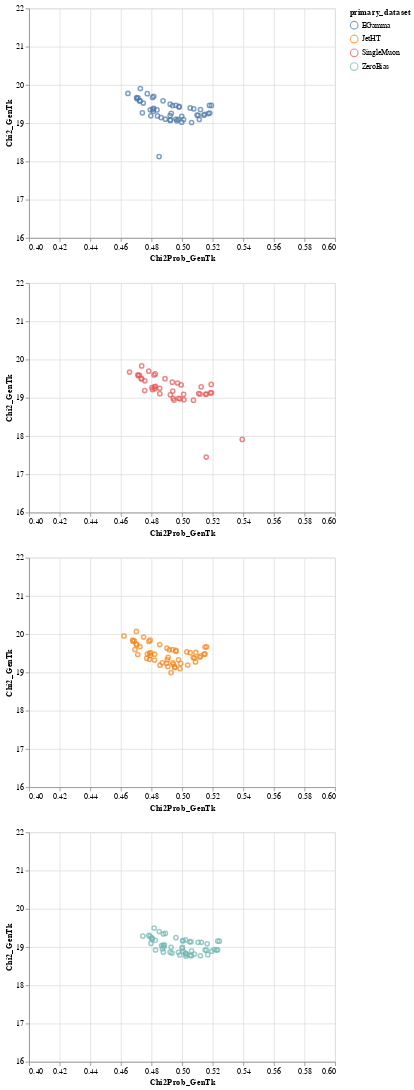

Write notebook code for a chart like this one.
### Code cell
EGamma & SingleMuon & JetHT & ZeroBias

### Figure 1 — Vega-Lite specification as saved in the notebook (floating-point values rounded to 4 significant figures)
{"config": {"view": {"continuousWidth": 400, "continuousHeight": 300}}, "vconcat": [{"data": {"name": "data-5d963272d3f2c76139d0565d8ebf3dfb"}, "mark": {"type": "point", "clip": true}, "encoding": {"color": {"condition": {"type": "nominal", "field": "primary_dataset", "selection": {"or": [{"or": [{"or": ["selector001", "selector002"]}, "selector003"]}, "selector004"]}}, "value": "lightgray"}, "x": {"type": "quantitative", "field": "Chi2Prob_GenTk", "scale": {"domain": [0.4, 0.6]}}, "y": {"type": "quantitative", "field": "Chi2_GenTk", "scale": {"domain": [16, 22]}}}, "selection": {"selector001": {"type": "interval"}}}, {"data": {"name": "data-16d6caf09aa50f6680aee0ecb0e9ac4c"}, "mark": {"type": "point", "clip": true}, "encoding": {"color": {"condition": {"type": "nominal", "field": "primary_dataset", "selection": {"or": [{"or": [{"or": ["selector001", "selector002"]}, "selector003"]}, "selector004"]}}, "value": "lightgray"}, "x": {"type": "quantitative", "field": "Chi2Prob_GenTk", "scale": {"domain": [0.4, 0.6]}}, "y": {"type": "quantitative", "field": "Chi2_GenTk", "scale": {"domain": [16, 22]}}}, "selection": {"selector002": {"type": "interval"}}}, {"data": {"name": "data-3ca80a392ff083520b9810a143af2392"}, "mark": {"type": "point", "clip": true}, "encoding": {"color": {"condition": {"type": "nominal", "field": "primary_dataset", "selection": {"or": [{"or": [{"or": ["selector001", "selector002"]}, "selector003"]}, "selector004"]}}, "value": "lightgray"}, "x": {"type": "quantitative", "field": "Chi2Prob_GenTk", "scale": {"domain": [0.4, 0.6]}}, "y": {"type": "quantitative", "field": "Chi2_GenTk", "scale": {"domain": [16, 22]}}}, "selection": {"selector003": {"type": "interval"}}}, {"data": {"name": "data-98f88aa3bfee0b801473d9fe79a4523a"}, "mark": {"type": "point", "clip": true}, "encoding": {"color": {"condition": {"type": "nominal", "field": "primary_dataset", "selection": {"or": [{"or": [{"or": ["selector001", "selector002"]}, "selector003"]}, "selector004"]}}, "value": "lightgray"}, "x": {"type": "quantitative", "field": "Chi2Prob_GenTk", "scale": {"domain": [0.4, 0.6]}}, "y": {"type": "quantitative", "field": "Chi2_GenTk", "scale": {"domain": [16, 22]}}}, "selection": {"selector004": {"type": "interval"}}}], "$schema": "https://vega.github.io/schema/vega-lite/v4.8.1.json", "datasets": {"data-5d963272d3f2c76139d0565d8ebf3dfb": [{"primary_dataset": "EGamma", "run_id": 1, "Chi2Prob_GenTk": 0.4925, "Chi2_GenTk": 19.08}, {"primary_dataset": "EGamma", "run_id": 2, "Chi2Prob_GenTk": 0.4863, "Chi2_GenTk": 19.15}, {"primary_dataset": "EGamma", "run_id": 3, "Chi2Prob_GenTk": 0.4998, "Chi2_GenTk": 19.03}, {"primary_dataset": "EGamma", "run_id": 4, "Chi2Prob_GenTk": 0.4891, "Chi2_GenTk": 19.1}, {"primary_dataset": "EGamma", "run_id": 5, "Chi2Prob_GenTk": 0.4839, "Chi2_GenTk": 19.19}, {"primary_dataset": "EGamma", "run_id": 6, "Chi2Prob_GenTk": 0.4796, "Chi2_GenTk": 19.19}, {"primary_dataset": "EGamma", "run_id": 7, "Chi2Prob_GenTk": 0.474, "Chi2_GenTk": 19.27}, {"primary_dataset": "EGamma", "run_id": 8, "Chi2Prob_GenTk": 0.4966, "Chi2_GenTk": 19.06}, {"primary_dataset": "EGamma", "run_id": 9, "Chi2Prob_GenTk": 0.4974, "Chi2_GenTk": 19.1}, {"primary_dataset": "EGamma", "run_id": 10, "Chi2Prob_GenTk": 0.5062, "Chi2_GenTk": 19.02}, {"primary_dataset": "EGamma", "run_id": 11, "Chi2Prob_GenTk": 0.4922, "Chi2_GenTk": 19.07}, {"primary_dataset": "EGamma", "run_id": 12, "Chi2Prob_GenTk": 0.4836, "Chi2_GenTk": 19.35}, {"primary_dataset": "EGamma", "run_id": 13, "Chi2Prob_GenTk": 0.5105, "Chi2_GenTk": 19.21}, {"primary_dataset": "EGamma", "run_id": 14, "Chi2Prob_GenTk": 0.5147, "Chi2_GenTk": 19.23}, {"primary_dataset": "EGamma", "run_id": 15, "Chi2Prob_GenTk": 0.4646, "Chi2_GenTk": 19.78}, {"primary_dataset": "EGamma", "run_id": 16, "Chi2Prob_GenTk": 0.4726, "Chi2_GenTk": 19.58}, {"primary_dataset": "EGamma", "run_id": 17, "Chi2Prob_GenTk": 0.4792, "Chi2_GenTk": 19.35}, {"primary_dataset": "EGamma", "run_id": 18, "Chi2Prob_GenTk": 0.501, "Chi2_GenTk": 19.09}, {"primary_dataset": "EGamma", "run_id": 19, "Chi2Prob_GenTk": 0.4722, "Chi2_GenTk": 19.59}, {"primary_dataset": "EGamma", "run_id": 20, "Chi2Prob_GenTk": 0.4703, "Chi2_GenTk": 19.67}, {"primary_dataset": "EGamma", "run_id": 21, "Chi2Prob_GenTk": 0.4712, "Chi2_GenTk": 19.66}, {"primary_dataset": "EGamma", "run_id": 22, "Chi2Prob_GenTk": 0.4815, "Chi2_GenTk": 19.38}, {"primary_dataset": "EGamma", "run_id": 23, "Chi2Prob_GenTk": 0.4705, "Chi2_GenTk": 19.64}, {"primary_dataset": "EGamma", "run_id": 24, "Chi2Prob_GenTk": 0.4746, "Chi2_GenTk": 19.53}, {"primary_dataset": "EGamma", "run_id": 25, "Chi2Prob_GenTk": 0.4808, "Chi2_GenTk": 19.37}, {"primary_dataset": "EGamma", "run_id": 26, "Chi2Prob_GenTk": 0.4811, "Chi2_GenTk": 19.31}, {"primary_dataset": "EGamma", "run_id": 27, "Chi2Prob_GenTk": 0.496, "Chi2_GenTk": 19.11}, {"primary_dataset": "EGamma", "run_id": 28, "Chi2Prob_GenTk": 0.5112, "Chi2_GenTk": 19.1}, {"primary_dataset": "EGamma", "run_id": 29, "Chi2Prob_GenTk": 0.5172, "Chi2_GenTk": 19.25}, {"primary_dataset": "EGamma", "run_id": 30, "Chi2Prob_GenTk": 0.5181, "Chi2_GenTk": 19.26}, {"primary_dataset": "EGamma", "run_id": 31, "Chi2Prob_GenTk": 0.4922, "Chi2_GenTk": 19.2}, {"primary_dataset": "EGamma", "run_id": 32, "Chi2Prob_GenTk": 0.5142, "Chi2_GenTk": 19.21}, {"primary_dataset": "EGamma", "run_id": 33, "Chi2Prob_GenTk": 0.4929, "Chi2_GenTk": 19.26}, {"primary_dataset": "EGamma", "run_id": 34, "Chi2Prob_GenTk": 0.4998, "Chi2_GenTk": 19.18}, {"primary_dataset": "EGamma", "run_id": 35, "Chi2Prob_GenTk": 0.5098, "Chi2_GenTk": 19.21}, {"primary_dataset": "EGamma", "run_id": 36, "Chi2Prob_GenTk": 0.5179, "Chi2_GenTk": 19.46}, {"primary_dataset": "EGamma", "run_id": 37, "Chi2Prob_GenTk": 0.4922, "Chi2_GenTk": 19.5}, {"primary_dataset": "EGamma", "run_id": 38, "Chi2Prob_GenTk": 0.4876, "Chi2_GenTk": 19.58}, {"primary_dataset": "EGamma", "run_id": 39, "Chi2Prob_GenTk": 0.4727, "Chi2_GenTk": 19.91}, {"primary_dataset": "EGamma", "run_id": 40, "Chi2Prob_GenTk": 0.4773, "Chi2_GenTk": 19.77}, {"primary_dataset": "EGamma", "run_id": 41, "Chi2Prob_GenTk": 0.4807, "Chi2_GenTk": 19.67}, {"primary_dataset": "EGamma", "run_id": 42, "Chi2Prob_GenTk": 0.4815, "Chi2_GenTk": 19.7}, {"primary_dataset": "EGamma", "run_id": 43, "Chi2Prob_GenTk": 0.496, "Chi2_GenTk": 19.47}, {"primary_dataset": "EGamma", "run_id": 44, "Chi2Prob_GenTk": 0.5053, "Chi2_GenTk": 19.4}, {"primary_dataset": "EGamma", "run_id": 45, "Chi2Prob_GenTk": 0.485, "Chi2_GenTk": 18.13}, {"primary_dataset": "EGamma", "run_id": 46, "Chi2Prob_GenTk": 0.5192, "Chi2_GenTk": 19.46}, {"primary_dataset": "EGamma", "run_id": 47, "Chi2Prob_GenTk": 0.4938, "Chi2_GenTk": 19.46}, {"primary_dataset": "EGamma", "run_id": 48, "Chi2Prob_GenTk": 0.5076, "Chi2_GenTk": 19.38}, {"primary_dataset": "EGamma", "run_id": 49, "Chi2Prob_GenTk": 0.498, "Chi2_GenTk": 19.44}, {"primary_dataset": "EGamma", "run_id": 50, "Chi2Prob_GenTk": 0.4981, "Chi2_GenTk": 19.42}, {"primary_dataset": "EGamma", "run_id": 51, "Chi2Prob_GenTk": 0.512, "Chi2_GenTk": 19.36}], "data-16d6caf09aa50f6680aee0ecb0e9ac4c": [{"primary_dataset": "SingleMuon", "run_id": 1, "Chi2Prob_GenTk": 0.4947, "Chi2_GenTk": 18.94}, {"primary_dataset": "SingleMuon", "run_id": 3, "Chi2Prob_GenTk": 0.5012, "Chi2_GenTk": 18.95}, {"primary_dataset": "SingleMuon", "run_id": 5, "Chi2Prob_GenTk": 0.4854, "Chi2_GenTk": 19.11}, {"primary_dataset": "SingleMuon", "run_id": 7, "Chi2Prob_GenTk": 0.4755, "Chi2_GenTk": 19.19}, {"primary_dataset": "SingleMuon", "run_id": 8, "Chi2Prob_GenTk": 0.4978, "Chi2_GenTk": 18.99}, {"primary_dataset": "SingleMuon", "run_id": 9, "Chi2Prob_GenTk": 0.4986, "Chi2_GenTk": 18.97}, {"primary_dataset": "SingleMuon", "run_id": 10, "Chi2Prob_GenTk": 0.5074, "Chi2_GenTk": 18.94}, {"primary_dataset": "SingleMuon", "run_id": 11, "Chi2Prob_GenTk": 0.4942, "Chi2_GenTk": 18.99}, {"primary_dataset": "SingleMuon", "run_id": 12, "Chi2Prob_GenTk": 0.4854, "Chi2_GenTk": 19.25}, {"primary_dataset": "SingleMuon", "run_id": 13, "Chi2Prob_GenTk": 0.5117, "Chi2_GenTk": 19.1}, {"primary_dataset": "SingleMuon", "run_id": 14, "Chi2Prob_GenTk": 0.5159, "Chi2_GenTk": 19.1}, {"primary_dataset": "SingleMuon", "run_id": 15, "Chi2Prob_GenTk": 0.4657, "Chi2_GenTk": 19.67}, {"primary_dataset": "SingleMuon", "run_id": 16, "Chi2Prob_GenTk": 0.4736, "Chi2_GenTk": 19.49}, {"primary_dataset": "SingleMuon", "run_id": 17, "Chi2Prob_GenTk": 0.4803, "Chi2_GenTk": 19.27}, {"primary_dataset": "SingleMuon", "run_id": 19, "Chi2Prob_GenTk": 0.4732, "Chi2_GenTk": 19.51}, {"primary_dataset": "SingleMuon", "run_id": 20, "Chi2Prob_GenTk": 0.4712, "Chi2_GenTk": 19.6}, {"primary_dataset": "SingleMuon", "run_id": 21, "Chi2Prob_GenTk": 0.4722, "Chi2_GenTk": 19.59}, {"primary_dataset": "SingleMuon", "run_id": 22, "Chi2Prob_GenTk": 0.4826, "Chi2_GenTk": 19.3}, {"primary_dataset": "SingleMuon", "run_id": 23, "Chi2Prob_GenTk": 0.4713, "Chi2_GenTk": 19.58}, {"primary_dataset": "SingleMuon", "run_id": 24, "Chi2Prob_GenTk": 0.4757, "Chi2_GenTk": 19.45}, {"primary_dataset": "SingleMuon", "run_id": 25, "Chi2Prob_GenTk": 0.4819, "Chi2_GenTk": 19.29}, {"primary_dataset": "SingleMuon", "run_id": 26, "Chi2Prob_GenTk": 0.4822, "Chi2_GenTk": 19.24}, {"primary_dataset": "SingleMuon", "run_id": 29, "Chi2Prob_GenTk": 0.5185, "Chi2_GenTk": 19.13}, {"primary_dataset": "SingleMuon", "run_id": 30, "Chi2Prob_GenTk": 0.5192, "Chi2_GenTk": 19.13}, {"primary_dataset": "SingleMuon", "run_id": 32, "Chi2Prob_GenTk": 0.5154, "Chi2_GenTk": 19.09}, {"primary_dataset": "SingleMuon", "run_id": 33, "Chi2Prob_GenTk": 0.4939, "Chi2_GenTk": 19.18}, {"primary_dataset": "SingleMuon", "run_id": 34, "Chi2Prob_GenTk": 0.501, "Chi2_GenTk": 19.09}, {"primary_dataset": "SingleMuon", "run_id": 35, "Chi2Prob_GenTk": 0.5109, "Chi2_GenTk": 19.11}, {"primary_dataset": "SingleMuon", "run_id": 36, "Chi2Prob_GenTk": 0.519, "Chi2_GenTk": 19.35}, {"primary_dataset": "SingleMuon", "run_id": 37, "Chi2Prob_GenTk": 0.4936, "Chi2_GenTk": 19.41}, {"primary_dataset": "SingleMuon", "run_id": 38, "Chi2Prob_GenTk": 0.4888, "Chi2_GenTk": 19.5}, {"primary_dataset": "SingleMuon", "run_id": 39, "Chi2Prob_GenTk": 0.4736, "Chi2_GenTk": 19.83}, {"primary_dataset": "SingleMuon", "run_id": 40, "Chi2Prob_GenTk": 0.4782, "Chi2_GenTk": 19.7}, {"primary_dataset": "SingleMuon", "run_id": 41, "Chi2Prob_GenTk": 0.4816, "Chi2_GenTk": 19.6}, {"primary_dataset": "SingleMuon", "run_id": 42, "Chi2Prob_GenTk": 0.4825, "Chi2_GenTk": 19.62}, {"primary_dataset": "SingleMuon", "run_id": 43, "Chi2Prob_GenTk": 0.4971, "Chi2_GenTk": 19.39}, {"primary_dataset": "SingleMuon", "run_id": 45, "Chi2Prob_GenTk": 0.5393, "Chi2_GenTk": 17.91}, {"primary_dataset": "SingleMuon", "run_id": 50, "Chi2Prob_GenTk": 0.4994, "Chi2_GenTk": 19.34}, {"primary_dataset": "SingleMuon", "run_id": 51, "Chi2Prob_GenTk": 0.5125, "Chi2_GenTk": 19.29}, {"primary_dataset": "SingleMuon", "run_id": 52, "Chi2Prob_GenTk": 0.4923, "Chi2_GenTk": 19.08}, {"primary_dataset": "SingleMuon", "run_id": 55, "Chi2Prob_GenTk": 0.4807, "Chi2_GenTk": 19.22}, {"primary_dataset": "SingleMuon", "run_id": 56, "Chi2Prob_GenTk": 0.5158, "Chi2_GenTk": 17.45}], "data-3ca80a392ff083520b9810a143af2392": [{"primary_dataset": "JetHT", "run_id": 1, "Chi2Prob_GenTk": 0.4928, "Chi2_GenTk": 19.0}, {"primary_dataset": "JetHT", "run_id": 2, "Chi2Prob_GenTk": 0.4856, "Chi2_GenTk": 19.19}, {"primary_dataset": "JetHT", "run_id": 3, "Chi2Prob_GenTk": 0.4986, "Chi2_GenTk": 19.1}, {"primary_dataset": "JetHT", "run_id": 4, "Chi2Prob_GenTk": 0.487, "Chi2_GenTk": 19.25}, {"primary_dataset": "JetHT", "run_id": 5, "Chi2Prob_GenTk": 0.482, "Chi2_GenTk": 19.32}, {"primary_dataset": "JetHT", "run_id": 6, "Chi2Prob_GenTk": 0.4769, "Chi2_GenTk": 19.37}, {"primary_dataset": "JetHT", "run_id": 7, "Chi2Prob_GenTk": 0.471, "Chi2_GenTk": 19.47}, {"primary_dataset": "JetHT", "run_id": 8, "Chi2Prob_GenTk": 0.4944, "Chi2_GenTk": 19.21}, {"primary_dataset": "JetHT", "run_id": 9, "Chi2Prob_GenTk": 0.4952, "Chi2_GenTk": 19.14}, {"primary_dataset": "JetHT", "run_id": 10, "Chi2Prob_GenTk": 0.5037, "Chi2_GenTk": 19.19}, {"primary_dataset": "JetHT", "run_id": 11, "Chi2Prob_GenTk": 0.4899, "Chi2_GenTk": 19.24}, {"primary_dataset": "JetHT", "run_id": 12, "Chi2Prob_GenTk": 0.482, "Chi2_GenTk": 19.48}, {"primary_dataset": "JetHT", "run_id": 13, "Chi2Prob_GenTk": 0.5082, "Chi2_GenTk": 19.38}, {"primary_dataset": "JetHT", "run_id": 14, "Chi2Prob_GenTk": 0.5122, "Chi2_GenTk": 19.43}, {"primary_dataset": "JetHT", "run_id": 15, "Chi2Prob_GenTk": 0.462, "Chi2_GenTk": 19.95}, {"primary_dataset": "JetHT", "run_id": 16, "Chi2Prob_GenTk": 0.4704, "Chi2_GenTk": 19.73}, {"primary_dataset": "JetHT", "run_id": 17, "Chi2Prob_GenTk": 0.4774, "Chi2_GenTk": 19.48}, {"primary_dataset": "JetHT", "run_id": 18, "Chi2Prob_GenTk": 0.4991, "Chi2_GenTk": 19.24}, {"primary_dataset": "JetHT", "run_id": 19, "Chi2Prob_GenTk": 0.4699, "Chi2_GenTk": 19.74}, {"primary_dataset": "JetHT", "run_id": 20, "Chi2Prob_GenTk": 0.4677, "Chi2_GenTk": 19.85}, {"primary_dataset": "JetHT", "run_id": 21, "Chi2Prob_GenTk": 0.4687, "Chi2_GenTk": 19.82}, {"primary_dataset": "JetHT", "run_id": 22, "Chi2Prob_GenTk": 0.4795, "Chi2_GenTk": 19.52}, {"primary_dataset": "JetHT", "run_id": 23, "Chi2Prob_GenTk": 0.468, "Chi2_GenTk": 19.82}, {"primary_dataset": "JetHT", "run_id": 24, "Chi2Prob_GenTk": 0.4724, "Chi2_GenTk": 19.67}, {"primary_dataset": "JetHT", "run_id": 25, "Chi2Prob_GenTk": 0.4788, "Chi2_GenTk": 19.51}, {"primary_dataset": "JetHT", "run_id": 26, "Chi2Prob_GenTk": 0.4792, "Chi2_GenTk": 19.44}, {"primary_dataset": "JetHT", "run_id": 27, "Chi2Prob_GenTk": 0.494, "Chi2_GenTk": 19.25}, {"primary_dataset": "JetHT", "run_id": 28, "Chi2Prob_GenTk": 0.5088, "Chi2_GenTk": 19.27}, {"primary_dataset": "JetHT", "run_id": 29, "Chi2Prob_GenTk": 0.5143, "Chi2_GenTk": 19.48}, {"primary_dataset": "JetHT", "run_id": 30, "Chi2Prob_GenTk": 0.515, "Chi2_GenTk": 19.48}, {"primary_dataset": "JetHT", "run_id": 31, "Chi2Prob_GenTk": 0.4904, "Chi2_GenTk": 19.33}, {"primary_dataset": "JetHT", "run_id": 32, "Chi2Prob_GenTk": 0.5115, "Chi2_GenTk": 19.4}, {"primary_dataset": "JetHT", "run_id": 33, "Chi2Prob_GenTk": 0.4909, "Chi2_GenTk": 19.39}, {"primary_dataset": "JetHT", "run_id": 34, "Chi2Prob_GenTk": 0.4977, "Chi2_GenTk": 19.33}, {"primary_dataset": "JetHT", "run_id": 35, "Chi2Prob_GenTk": 0.5073, "Chi2_GenTk": 19.39}, {"primary_dataset": "JetHT", "run_id": 36, "Chi2Prob_GenTk": 0.515, "Chi2_GenTk": 19.66}, {"primary_dataset": "JetHT", "run_id": 37, "Chi2Prob_GenTk": 0.4902, "Chi2_GenTk": 19.63}, {"primary_dataset": "JetHT", "run_id": 38, "Chi2Prob_GenTk": 0.4853, "Chi2_GenTk": 19.73}, {"primary_dataset": "JetHT", "run_id": 39, "Chi2Prob_GenTk": 0.4701, "Chi2_GenTk": 20.07}, {"primary_dataset": "JetHT", "run_id": 40, "Chi2Prob_GenTk": 0.4749, "Chi2_GenTk": 19.93}, {"primary_dataset": "JetHT", "run_id": 41, "Chi2Prob_GenTk": 0.4784, "Chi2_GenTk": 19.81}, {"primary_dataset": "JetHT", "run_id": 42, "Chi2Prob_GenTk": 0.4791, "Chi2_GenTk": 19.84}, {"primary_dataset": "JetHT", "run_id": 43, "Chi2Prob_GenTk": 0.4939, "Chi2_GenTk": 19.6}, {"primary_dataset": "JetHT", "run_id": 44, "Chi2Prob_GenTk": 0.5031, "Chi2_GenTk": 19.54}, {"primary_dataset": "JetHT", "run_id": 45, "Chi2Prob_GenTk": 0.0, "Chi2_GenTk": 0.0}, {"primary_dataset": "JetHT", "run_id": 46, "Chi2Prob_GenTk": 0.5161, "Chi2_GenTk": 19.67}, {"primary_dataset": "JetHT", "run_id": 47, "Chi2Prob_GenTk": 0.4917, "Chi2_GenTk": 19.59}, {"primary_dataset": "JetHT", "run_id": 48, "Chi2Prob_GenTk": 0.5053, "Chi2_GenTk": 19.52}, {"primary_dataset": "JetHT", "run_id": 49, "Chi2Prob_GenTk": 0.496, "Chi2_GenTk": 19.57}, {"primary_dataset": "JetHT", "run_id": 50, "Chi2Prob_GenTk": 0.496, "Chi2_GenTk": 19.55}, {"primary_dataset": "JetHT", "run_id": 51, "Chi2Prob_GenTk": 0.509, "Chi2_GenTk": 19.52}, {"primary_dataset": "JetHT", "run_id": 52, "Chi2Prob_GenTk": 0.4907, "Chi2_GenTk": 19.16}, {"primary_dataset": "JetHT", "run_id": 53, "Chi2Prob_GenTk": 0.4953, "Chi2_GenTk": 19.13}, {"primary_dataset": "JetHT", "run_id": 54, "Chi2Prob_GenTk": 0.4692, "Chi2_GenTk": 19.6}, {"primary_dataset": "JetHT", "run_id": 55, "Chi2Prob_GenTk": 0.4787, "Chi2_GenTk": 19.34}], "data-98f88aa3bfee0b801473d9fe79a4523a": [{"primary_dataset": "ZeroBias", "run_id": 1, "Chi2Prob_GenTk": 0.5002, "Chi2_GenTk": 18.99}, {"primary_dataset": "ZeroBias", "run_id": 2, "Chi2Prob_GenTk": 0.4934, "Chi2_GenTk": 18.84}, {"primary_dataset": "ZeroBias", "run_id": 3, "Chi2Prob_GenTk": 0.5061, "Chi2_GenTk": 18.77}, {"primary_dataset": "ZeroBias", "run_id": 4, "Chi2Prob_GenTk": 0.4985, "Chi2_GenTk": 18.79}, {"primary_dataset": "ZeroBias", "run_id": 5, "Chi2Prob_GenTk": 0.4922, "Chi2_GenTk": 18.87}, {"primary_dataset": "ZeroBias", "run_id": 6, "Chi2Prob_GenTk": 0.4878, "Chi2_GenTk": 18.86}, {"primary_dataset": "ZeroBias", "run_id": 7, "Chi2Prob_GenTk": 0.4827, "Chi2_GenTk": 18.92}, {"primary_dataset": "ZeroBias", "run_id": 8, "Chi2Prob_GenTk": 0.5052, "Chi2_GenTk": 18.78}, {"primary_dataset": "ZeroBias", "run_id": 9, "Chi2Prob_GenTk": 0.5032, "Chi2_GenTk": 18.8}, {"primary_dataset": "ZeroBias", "run_id": 10, "Chi2Prob_GenTk": 0.512, "Chi2_GenTk": 18.77}, {"primary_dataset": "ZeroBias", "run_id": 11, "Chi2Prob_GenTk": 0.5024, "Chi2_GenTk": 18.77}, {"primary_dataset": "ZeroBias", "run_id": 12, "Chi2Prob_GenTk": 0.4929, "Chi2_GenTk": 18.99}, {"primary_dataset": "ZeroBias", "run_id": 13, "Chi2Prob_GenTk": 0.516, "Chi2_GenTk": 18.92}, {"primary_dataset": "ZeroBias", "run_id": 14, "Chi2Prob_GenTk": 0.521, "Chi2_GenTk": 18.94}, {"primary_dataset": "ZeroBias", "run_id": 15, "Chi2Prob_GenTk": 0.4744, "Chi2_GenTk": 19.29}, {"primary_dataset": "ZeroBias", "run_id": 16, "Chi2Prob_GenTk": 0.4802, "Chi2_GenTk": 19.24}, {"primary_dataset": "ZeroBias", "run_id": 17, "Chi2Prob_GenTk": 0.4866, "Chi2_GenTk": 19.04}, {"primary_dataset": "ZeroBias", "run_id": 18, "Chi2Prob_GenTk": 0.508, "Chi2_GenTk": 18.82}, {"primary_dataset": "ZeroBias", "run_id": 19, "Chi2Prob_GenTk": 0.4803, "Chi2_GenTk": 19.21}, {"primary_dataset": "ZeroBias", "run_id": 20, "Chi2Prob_GenTk": 0.4792, "Chi2_GenTk": 19.28}, {"primary_dataset": "ZeroBias", "run_id": 21, "Chi2Prob_GenTk": 0.4783, "Chi2_GenTk": 19.3}, {"primary_dataset": "ZeroBias", "run_id": 22, "Chi2Prob_GenTk": 0.4885, "Chi2_GenTk": 19.05}, {"primary_dataset": "ZeroBias", "run_id": 23, "Chi2Prob_GenTk": 0.4805, "Chi2_GenTk": 19.22}, {"primary_dataset": "ZeroBias", "run_id": 24, "Chi2Prob_GenTk": 0.4824, "Chi2_GenTk": 19.18}, {"primary_dataset": "ZeroBias", "run_id": 25, "Chi2Prob_GenTk": 0.4877, "Chi2_GenTk": 19.05}, {"primary_dataset": "ZeroBias", "run_id": 26, "Chi2Prob_GenTk": 0.488, "Chi2_GenTk": 19.0}, {"primary_dataset": "ZeroBias", "run_id": 27, "Chi2Prob_GenTk": 0.5024, "Chi2_GenTk": 18.83}, {"primary_dataset": "ZeroBias", "run_id": 28, "Chi2Prob_GenTk": 0.5168, "Chi2_GenTk": 18.8}, {"primary_dataset": "ZeroBias", "run_id": 29, "Chi2Prob_GenTk": 0.5224, "Chi2_GenTk": 18.93}, {"primary_dataset": "ZeroBias", "run_id": 30, "Chi2Prob_GenTk": 0.5232, "Chi2_GenTk": 18.93}, {"primary_dataset": "ZeroBias", "run_id": 31, "Chi2Prob_GenTk": 0.5007, "Chi2_GenTk": 18.89}, {"primary_dataset": "ZeroBias", "run_id": 32, "Chi2Prob_GenTk": 0.5194, "Chi2_GenTk": 18.89}, {"primary_dataset": "ZeroBias", "run_id": 33, "Chi2Prob_GenTk": 0.5, "Chi2_GenTk": 18.97}, {"primary_dataset": "ZeroBias", "run_id": 34, "Chi2Prob_GenTk": 0.5062, "Chi2_GenTk": 18.9}, {"primary_dataset": "ZeroBias", "run_id": 35, "Chi2Prob_GenTk": 0.5151, "Chi2_GenTk": 18.92}, {"primary_dataset": "ZeroBias", "run_id": 36, "Chi2Prob_GenTk": 0.5233, "Chi2_GenTk": 19.16}, {"primary_dataset": "ZeroBias", "run_id": 37, "Chi2Prob_GenTk": 0.5005, "Chi2_GenTk": 19.17}, {"primary_dataset": "ZeroBias", "run_id": 38, "Chi2Prob_GenTk": 0.496, "Chi2_GenTk": 19.25}, {"primary_dataset": "ZeroBias", "run_id": 39, "Chi2Prob_GenTk": 0.4818, "Chi2_GenTk": 19.5}, {"primary_dataset": "ZeroBias", "run_id": 40, "Chi2Prob_GenTk": 0.4851, "Chi2_GenTk": 19.41}, {"primary_dataset": "ZeroBias", "run_id": 41, "Chi2Prob_GenTk": 0.4878, "Chi2_GenTk": 19.34}, {"primary_dataset": "ZeroBias", "run_id": 42, "Chi2Prob_GenTk": 0.4891, "Chi2_GenTk": 19.36}, {"primary_dataset": "ZeroBias", "run_id": 43, "Chi2Prob_GenTk": 0.5023, "Chi2_GenTk": 19.19}, {"primary_dataset": "ZeroBias", "run_id": 44, "Chi2Prob_GenTk": 0.5105, "Chi2_GenTk": 19.12}, {"primary_dataset": "ZeroBias", "run_id": 46, "Chi2Prob_GenTk": 0.5244, "Chi2_GenTk": 19.15}, {"primary_dataset": "ZeroBias", "run_id": 47, "Chi2Prob_GenTk": 0.5005, "Chi2_GenTk": 19.16}, {"primary_dataset": "ZeroBias", "run_id": 48, "Chi2Prob_GenTk": 0.5126, "Chi2_GenTk": 19.12}, {"primary_dataset": "ZeroBias", "run_id": 49, "Chi2Prob_GenTk": 0.5058, "Chi2_GenTk": 19.14}, {"primary_dataset": "ZeroBias", "run_id": 50, "Chi2Prob_GenTk": 0.505, "Chi2_GenTk": 19.14}, {"primary_dataset": "ZeroBias", "run_id": 51, "Chi2Prob_GenTk": 0.5164, "Chi2_GenTk": 19.09}, {"primary_dataset": "ZeroBias", "run_id": 52, "Chi2Prob_GenTk": 0.4976, "Chi2_GenTk": 18.86}, {"primary_dataset": "ZeroBias", "run_id": 53, "Chi2Prob_GenTk": 0.5024, "Chi2_GenTk": 18.84}, {"primary_dataset": "ZeroBias", "run_id": 54, "Chi2Prob_GenTk": 0.4797, "Chi2_GenTk": 19.09}, {"primary_dataset": "ZeroBias", "run_id": 55, "Chi2Prob_GenTk": 0.4871, "Chi2_GenTk": 18.96}]}}
